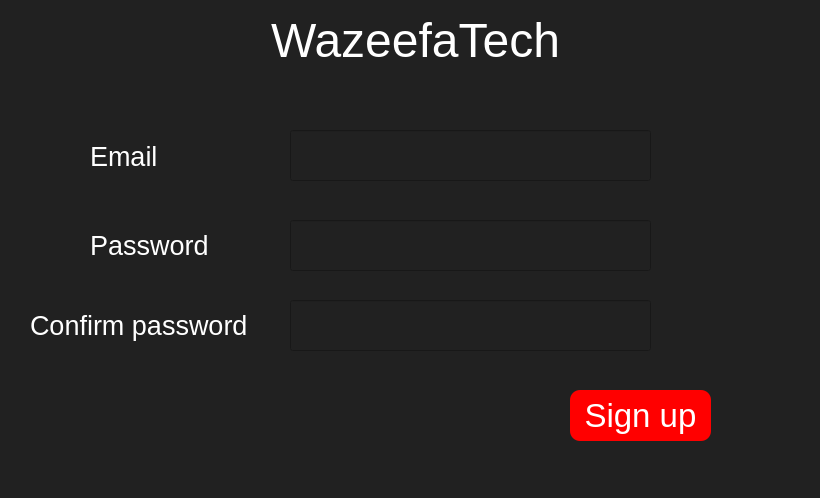
<?xml version="1.0" encoding="UTF-8"?>
<ui version="4.0">
 <class>Login</class>
 <widget class="QDialog" name="Login">
  <property name="geometry">
   <rect>
    <x>0</x>
    <y>0</y>
    <width>820</width>
    <height>498</height>
   </rect>
  </property>
  <property name="windowTitle">
   <string>Dialog</string>
  </property>
  <property name="styleSheet">
   <string notr="true">background-color: rgb(33, 33, 33); color: white; font-family: &quot;Calibri&quot;;</string>
  </property>
  <widget class="QLineEdit" name="email">
   <property name="geometry">
    <rect>
     <x>290</x>
     <y>130</y>
     <width>361</width>
     <height>51</height>
    </rect>
   </property>
   <property name="styleSheet">
    <string notr="true">color: rgb(255, 255, 255); font-size: 20pt;</string>
   </property>
  </widget>
  <widget class="QLabel" name="label_3">
   <property name="geometry">
    <rect>
     <x>90</x>
     <y>136</y>
     <width>151</width>
     <height>41</height>
    </rect>
   </property>
   <property name="styleSheet">
    <string notr="true">color: rgb(255, 255, 255); font-size: 20pt;</string>
   </property>
   <property name="text">
    <string>Email</string>
   </property>
  </widget>
  <widget class="QLineEdit" name="password">
   <property name="geometry">
    <rect>
     <x>290</x>
     <y>220</y>
     <width>361</width>
     <height>51</height>
    </rect>
   </property>
   <property name="styleSheet">
    <string notr="true">color: rgb(255, 255, 255); font-size: 20pt;</string>
   </property>
  </widget>
  <widget class="QLabel" name="label_4">
   <property name="geometry">
    <rect>
     <x>90</x>
     <y>230</y>
     <width>151</width>
     <height>31</height>
    </rect>
   </property>
   <property name="styleSheet">
    <string notr="true">color: rgb(255, 255, 255); font-size: 20pt;</string>
   </property>
   <property name="text">
    <string>Password</string>
   </property>
  </widget>
  <widget class="QLabel" name="label_2">
   <property name="enabled">
    <bool>true</bool>
   </property>
   <property name="geometry">
    <rect>
     <x>0</x>
     <y>0</y>
     <width>831</width>
     <height>81</height>
    </rect>
   </property>
   <property name="font">
    <font>
     <family>Segoe UI</family>
     <pointsize>36</pointsize>
     <weight>50</weight>
     <italic>false</italic>
     <bold>false</bold>
    </font>
   </property>
   <property name="styleSheet">
    <string notr="true">color: rgb(255, 255, 255); 
font: 36pt &quot;Segoe UI&quot;;</string>
   </property>
   <property name="text">
    <string>WazeefaTech</string>
   </property>
   <property name="alignment">
    <set>Qt::AlignCenter</set>
   </property>
  </widget>
  <widget class="QPushButton" name="signupButton">
   <property name="geometry">
    <rect>
     <x>570</x>
     <y>390</y>
     <width>141</width>
     <height>51</height>
    </rect>
   </property>
   <property name="styleSheet">
    <string notr="true">color: rgb(255, 255, 255); background-color: rgb(255, 0, 0); font-size: 25pt; border-radius: 10px;</string>
   </property>
   <property name="text">
    <string>Sign up</string>
   </property>
  </widget>
  <widget class="QLineEdit" name="confirmpass">
   <property name="geometry">
    <rect>
     <x>290</x>
     <y>300</y>
     <width>361</width>
     <height>51</height>
    </rect>
   </property>
   <property name="styleSheet">
    <string notr="true">color: rgb(255, 255, 255); font-size: 20pt;</string>
   </property>
   <property name="text">
    <string/>
   </property>
  </widget>
  <widget class="QLabel" name="label_5">
   <property name="geometry">
    <rect>
     <x>30</x>
     <y>310</y>
     <width>251</width>
     <height>31</height>
    </rect>
   </property>
   <property name="styleSheet">
    <string notr="true">color: rgb(255, 255, 255); font-size: 20pt;</string>
   </property>
   <property name="text">
    <string>Confirm password</string>
   </property>
  </widget>
 </widget>
 <resources/>
 <connections/>
</ui>
